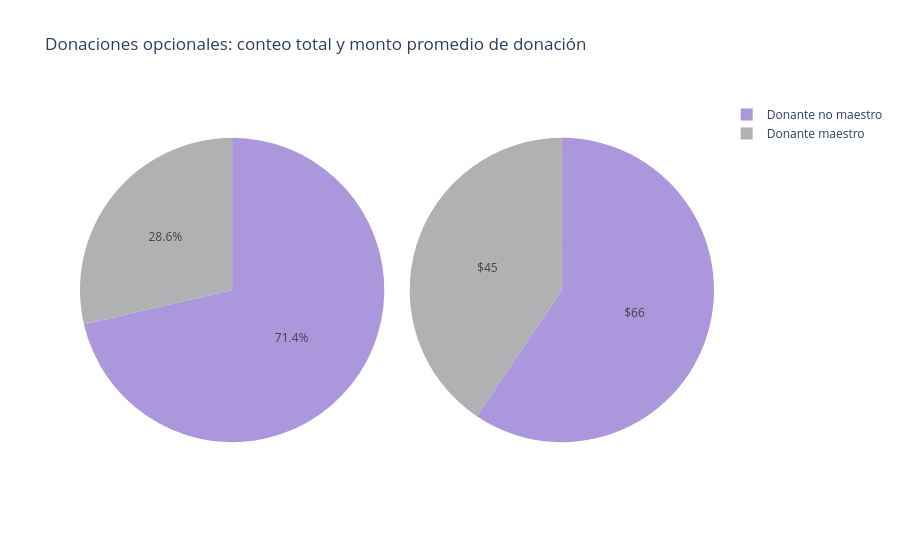

Here is the notebook cell this chart was saved with:
### Markdown cell above
> - Los proyectos de DonorsChoose también tienen la opción de donaciones opcionales. El monto promedio de una donación opcional es de $58, mientras que es de $73 para una donación no opcional.   
> - Del total de donaciones realizadas, el 17% fueron donaciones opcionales. 

### 3.4.2 Total de donaciones de donantes maestros y el monto promedio asociado con donantes maestros y no maestros

### Code cell
# lets combine donors and donations
combined_df = donations_df.merge(donors_df, on='Donor ID', how='inner')
# combined_df.head(10)

tempdf = combined_df.groupby('Donor Is Teacher').agg({'Donor Is Teacher' : 'count', 'Donation Amount' : 'mean'})
values1 = list(tempdf['Donor Is Teacher'])
values2 = list(tempdf['Donation Amount'])
values2t = [str("$")+str(int(x)) for x in values2]
domain1 = {'x': [0.2, 0.50], 'y': [0.0, 0.33]}
domain2 = {'x': [0.8, 0.50], 'y': [0.0, 0.33]}

labels = list(tempdf.index)
mp={'Yes' : 'Donante maestro', 'No' : 'Donante no maestro'}
labels = [mp[x] for x in labels]
trace1 = go.Pie(labels=labels, values=values1, marker=dict(colors=[  '#75e575', '#ea7c96',]))
trace2 = go.Pie(labels=labels, values=values2, marker=dict(colors=['#75e575', '#ea7c96',]), textinfo = "text", text=values2t)

layout = go.Layout(title='Número de donaciones con donantes maestros', width=800, height=400)
# fig = go.Figure(data=[trace1], layout=layout)
# iplot(fig)

layout = go.Layout(title='Monto promedio donado por donantes maestros', width=800, height=400)
# fig = go.Figure(data=[trace2], layout=layout)
# iplot(fig)

fig = {
  "data": [
    {
      "values": values1,
      "labels": labels,
      "domain": {"x": [0, .48]},
    "marker" : dict(colors=[ '#ab97db',  '#b0b1b2']),
      "name": "Número de donaciones con donantes maestros",
#       "hoverinfo":"label+percent+name",
#       "hole": .4,

      "type": "pie"
    },
    {
      "values": values2,
      "labels": labels,
        "marker" : dict(colors=[ '#ab97db',  '#b0b1b2']),
      "domain": {"x": [.52, 1]},
      "name": "Monto promedio donado por donantes maestros",
        "text" : values2t,
        "textinfo" : "text",
      "type": "pie"
    }],
  "layout": {
        "title":"Donaciones opcionales: conteo total y monto promedio de donación",

    }
}
iplot(fig, filename='donut')

### Figure 1 — Plotly figure (JSON) as saved in the notebook; plotly's stock layout.template omitted (floating-point values rounded to 4 significant figures)
{"data": [{"domain": {"x": [0, 0.48]}, "labels": ["Donante no maestro", "Donante maestro"], "marker": {"colors": ["#ab97db", "#b0b1b2"]}, "name": "Número de donaciones con donantes maestros", "type": "pie", "values": [3342679, 1339221]}, {"domain": {"x": [0.52, 1]}, "labels": ["Donante no maestro", "Donante maestro"], "marker": {"colors": ["#ab97db", "#b0b1b2"]}, "name": "Monto promedio donado por donantes maestros", "text": ["$66", "$45"], "textinfo": "text", "type": "pie", "values": [66.73, 45.55]}], "layout": {"title": {"text": "Donaciones opcionales: conteo total y monto promedio de donación"}}}
